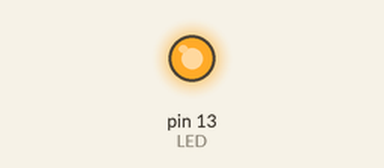
This sketch was run on a simulated Arduino Uno, built with avr-gcc and run on an emulated ATmega328P. Parts: output pins drawn as LEDs (lit = HIGH).

Above: at 3.0 s.
At 9.0 s:
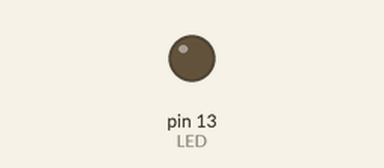
Timing chart, 0 to 15.6 s (numbered marks = the images above):
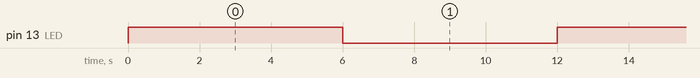

Measured:
- by itself, pin 13 (LED): alternates HIGH for 6.0 s and LOW for 6.0 s

The sketch:

php_serial.arduino.ino
```cpp
//
const int LED=13;

void setup() {
  // put your setup code here, to run once:
  pinMode(LED,OUTPUT);
  digitalWrite(LED, LOW);
}

void loop() {
  // put your main code here, to run repeatedly:
  digitalWrite(LED, HIGH);
  delay(6000);
  digitalWrite(LED, LOW);
  delay(6000);
}
```
